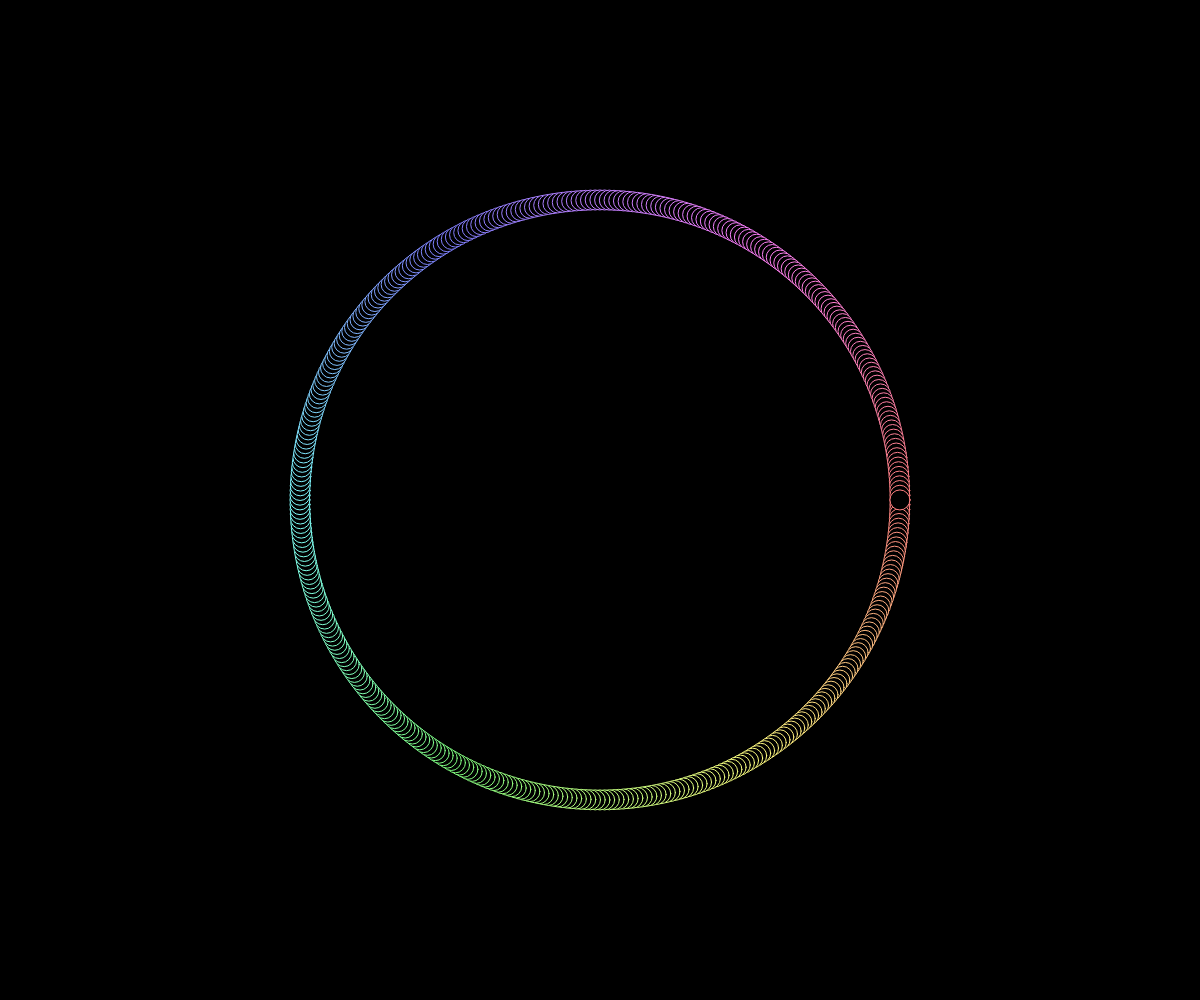
Frame 1 (no input)
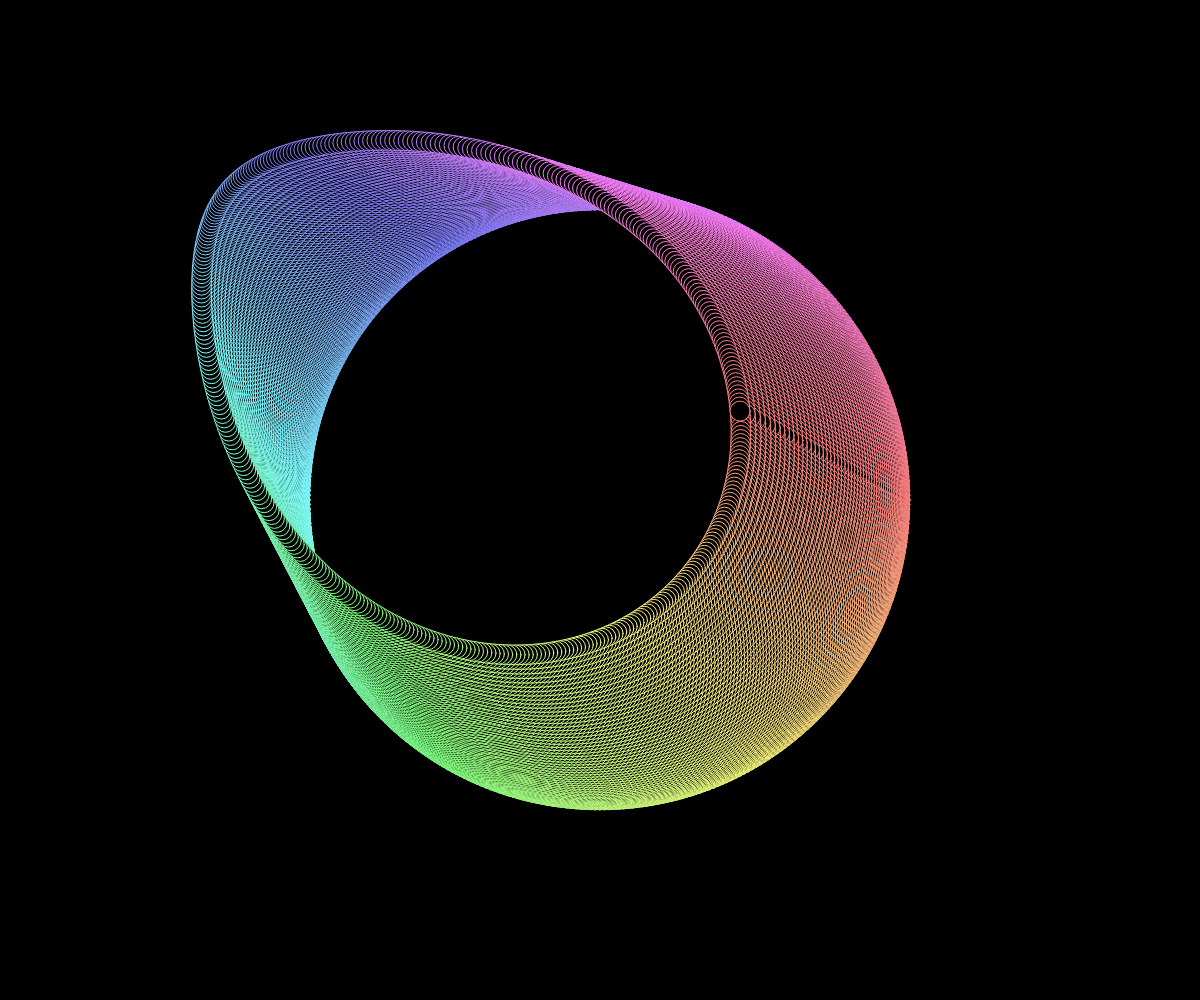
Frame 60 (no input)
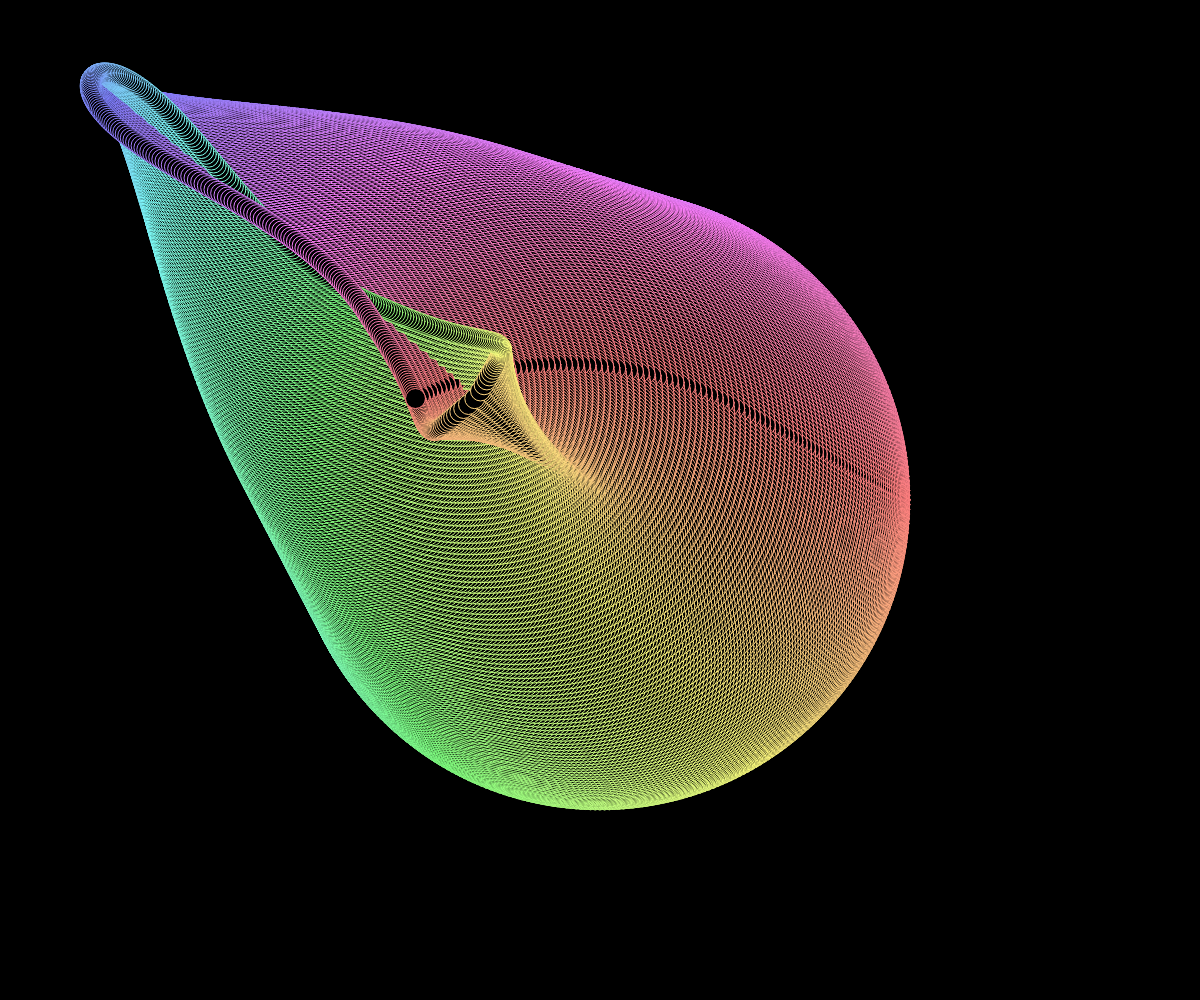
Frame 120 (the mouse pressed at the canvas centre since frame 60)

The p5.js sketch that drew these frames (run headless with seeded random() and noise() and a simulated clock; from frame 60 on, the mouse is pressed at the canvas centre):

// p5.js sketch
// ── sketch.js

  // Setup functions
const createPalette = url => {
  const slash_index = url.lastIndexOf('/');
  const palette_str = url.slice(slash_index + 1);
  const arr = palette_str.split('-');
    for (let i = 0; i < arr.length; i++) {
      arr[i] = `#${arr[i]}`;
    }
  return arr;
}

function windowResized(){
  resizeCanvas(windowWidth,windowHeight)
}

 // colour palette from coolors.co URL
const palette = createPalette('https://coolors.co/palette/eddcd2-fff1e6-fde2e4-fad2e1-c5dedd-dbe7e4-f0efeb-d6e2e9-bcd4e6-99c1de');
let canvas;
let numberOfBalls = 400

let balls = []

function setup() {
  canvas = createCanvas(windowWidth,windowHeight)
  canvas.position(0,0)
  windowResized()
  canvas.style('z-index','-1') // behind html elements
 
  fill(0)
  stroke(palette[1])
  colorMode(HSB,100)
  background(0,0,0)


    /////////////////create Balls/////////////////
  for(let i=0; i<= numberOfBalls; i++){
    let x = width/2+cos(TWO_PI/numberOfBalls*i)*300
    let y = height/2+sin(TWO_PI/numberOfBalls*i)*300
    balls.push(new Ball(x,y,20,map(i,0,numberOfBalls,0,100))); //we create our b instance of Ball;
  }
}

let margin = 200

function draw() {
  //background(100,0,0,0.5);
  for(ball in balls){
    balls[ball].update(); 
    balls[ball].display();
  }
}

class Ball {
  constructor(x,y,d,c) {
    this.pos = createVector(x,y);
    this.velocity = createVector();
    this.acc = createVector()
    this.acc.setMag(0.2) 
    this.dia = d
    this.color = c
  }
  
  update() {
    let mouse = createVector(mouseX,mouseY); // get mouse vector     *********OVERRIDE*******
    this.acc = p5.Vector.sub(mouse, this.pos) // acceleration = mouse - position
    this.acc.setMag(0.1)          // limit acceleration changes responsiveness
    this.velocity.add(this.acc)           //velocity = velocity + acceleration
    this.velocity.limit(6)               // limmit max velocity
    this.pos.add(this.velocity);    // position = position +velocity

    
    ////////////  Wall Rebound conditions //////////// 
    // if ((this.pos.x > width -margin) || (this.pos.x < 0+margin)) {
    //   this.velocity.x = this.velocity.x * -1;
    // }
    // if ((this.pos.y > height -margin) || (this.pos.y < 0 +margin)) {
    //   this.velocity.y = this.velocity.y * -1;
    // }
    
  }

  display() {
    // Draws the circle
    stroke(this.color,50,100)
    circle(this.pos.x, this.pos.y, this.dia);
  }
}



// ── style.css
html, body {
  margin: 0;
  padding: 0;
  display: flex;
  height: 100vh;
 flex-direction: column;
 justify-content: center;
  font-family: system-ui, -apple-system, BlinkMacSystemFont, 'Segoe UI', Roboto, Oxygen, Ubuntu, Cantarell, 'Open Sans', 'Helvetica Neue', sans-serif;
}

canvas {
  display: block;
}
p{
  margin: 5em;
  color: black;
  justify-self: flex-end;
}
h1{
  color: white;
  align-self: center;
  justify-self: center;
  font-size: 10em;
  mix-blend-mode: exclusion;
}
